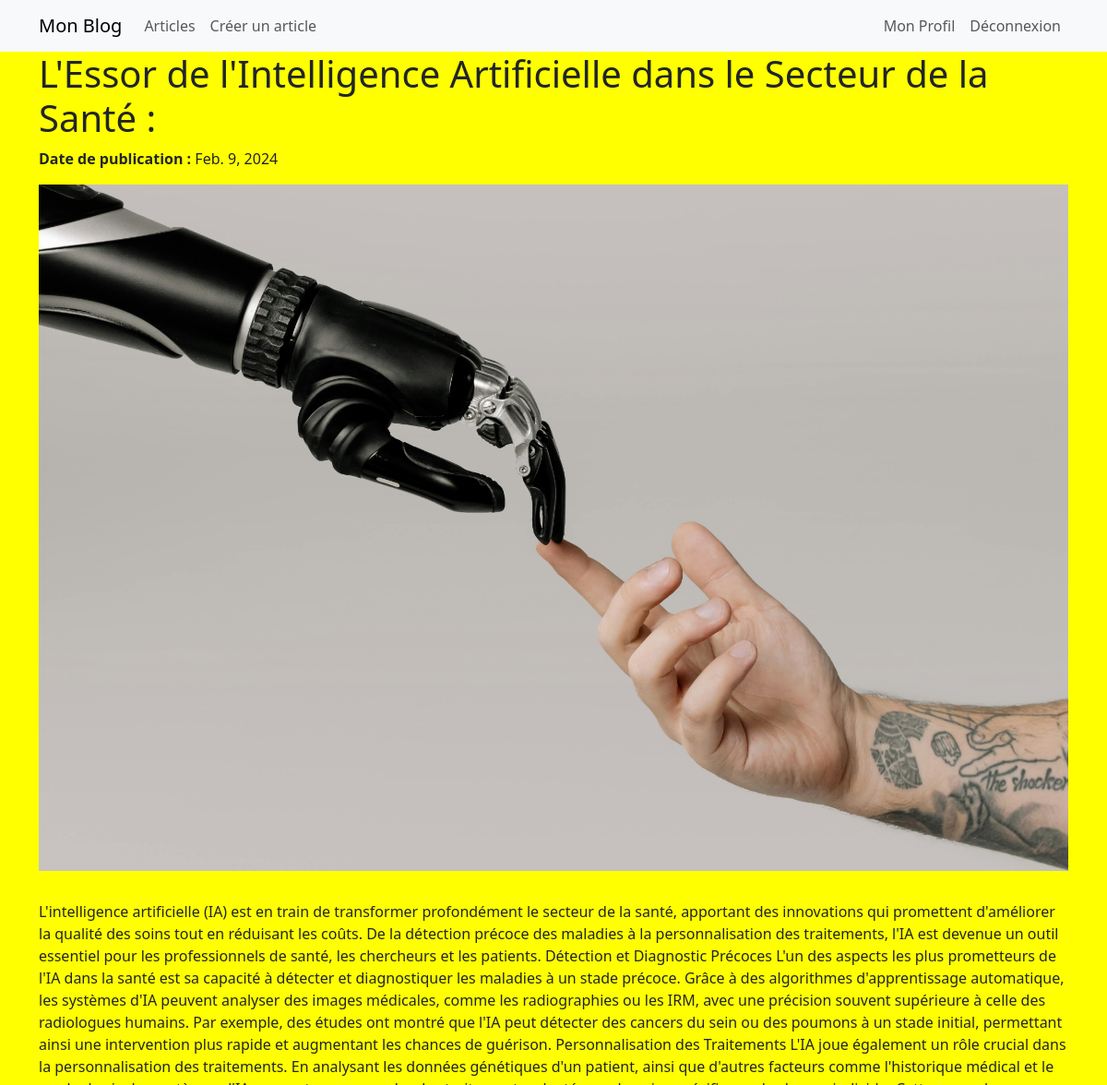
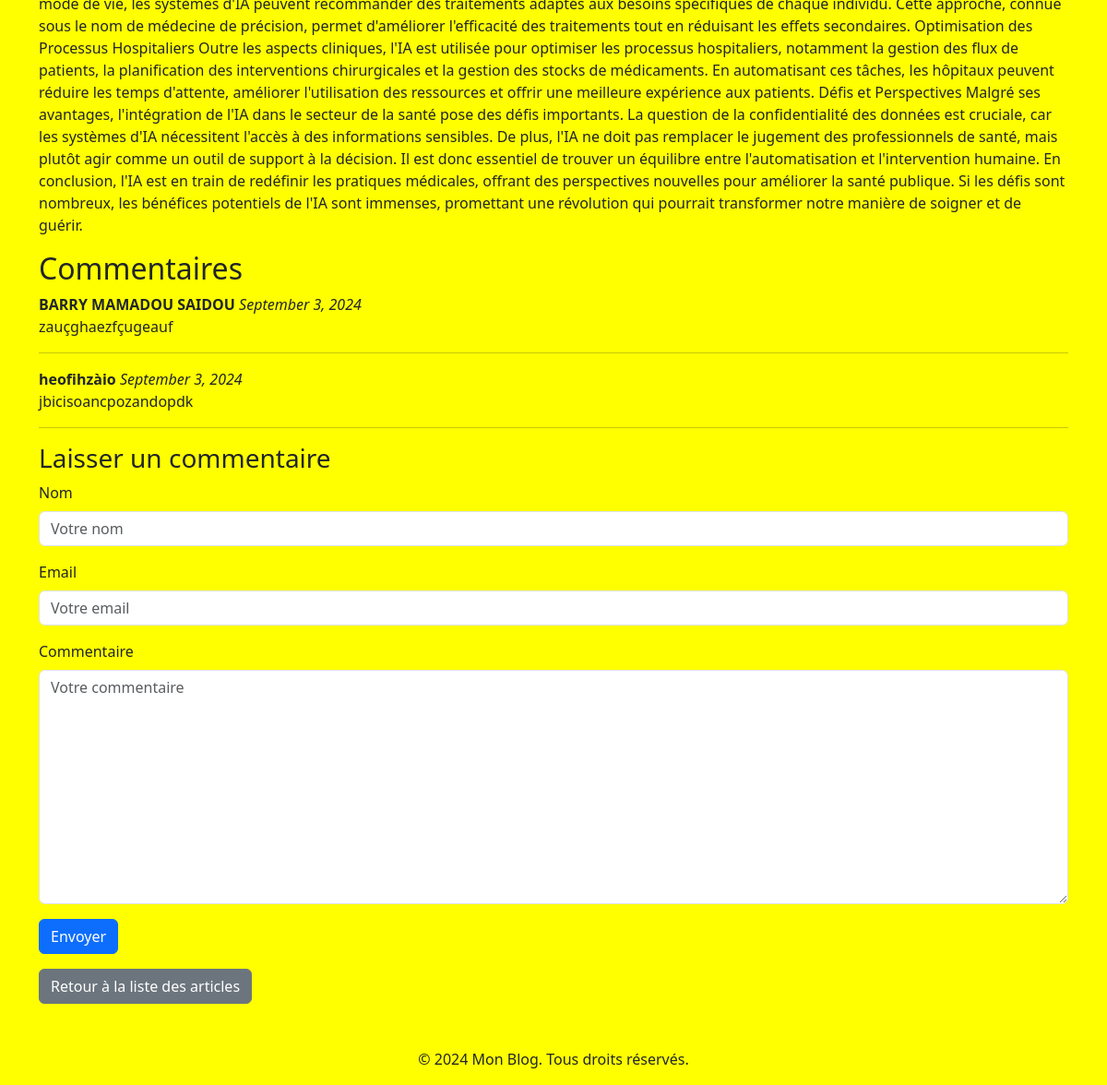
The page /articles/9/ (signed in) on the database its author committed (2 pictures, top to bottom).
### articles/models.py (models this page shows, shortened)
class Article(models.Model):
    title = models.CharField(max_length=225)
    summary = models.CharField(max_length=255, null=True, blank=True)
    content = models.TextField()
    date_pub = models.DateField(null=True, blank=True)  # ou auto_now_add=True
    image = models.ImageField(upload_to='articles_images/', null=True, blank=True)

class Comment(models.Model):
    article = models.ForeignKey(Article, on_delete=models.CASCADE, related_name='comments')  # Clé étrangère reliant chaque commentaire à un article spécifique. Si l'article est supprimé, les commentaires associés le seront aussi.
    name = models.CharField(max_length=80)  # Champ pour le nom de la personne qui laisse le commentaire
    email = models.EmailField()  # Champ pour l'email de la personne qui laisse le commentaire
    body = models.TextField()  # Champ pour le contenu du commentaire
    created_on = models.DateTimeField(default=timezone.now)  # Date et heure de création du commentaire
    active = models.BooleanField(default=True)  # Champ booléen pour activer ou désactiver l'affichage du commentaire
    class Meta:
        ordering = ['-created_on']  # Classe les commentaires par date de création décroissante

### articles/views.py (the view)
# urls.py: path('<int:id>/', article_detail, name='article_detail'),
def article_detail(request, id):
    article = get_object_or_404(Article, id=id)
    comments = article.comments.filter(active=True)  # Récupération des commentaires actifs
    if request.method == 'POST':
        comment_form = CommentForm(data=request.POST)
        if comment_form.is_valid():
            new_comment = comment_form.save(commit=False)
            new_comment.article = article
            new_comment.save()
            return redirect('article_detail', id=article.id)  # Redirection après soumission
    else:
        comment_form = CommentForm()
    return render(request, 'articles/article_detail.html', {
        'article': article,
        'comments': comments,
        'comment_form': comment_form,
    })

### articles/forms.py
class CommentForm(forms.ModelForm):
    class Meta:
        model = Comment
        fields = ['name', 'email', 'body']
        widgets = {
            'name': forms.TextInput(attrs={'class': 'form-control', 'placeholder': 'Votre nom'}),
            'email': forms.EmailInput(attrs={'class': 'form-control', 'placeholder': 'Votre email'}),
            'body': forms.Textarea(attrs={'class': 'form-control', 'placeholder': 'Votre commentaire'}),
        }

### articles/templates/articles/article_detail.html (shortened to what this page needs)
{% extends 'base.html' %}
{% block content %}
    <h1>{{ article.title }}</h1>
    <p><strong>Date de publication :</strong> {{ article.date_pub }}</p>
    {% if article.image %}
        <img src="{{ article.image.url }}" alt="Image de {{ article.title }}" class="img-fluid mb-3">
    {% endif %}
    <div class="mt-3">
        <p>{{ article.content }}</p>
    </div>
    <h2>Commentaires</h2>
    {% for comment in comments %}
        <div class="comment mb-3">
            <strong>{{ comment.name }}</strong> <em>{{ comment.created_on|date:"F j, Y" }}</em>
            <p>{{ comment.body }}</p>
            <hr>
        </div>
    {% empty %}
        <p>Il n'y a pas encore de commentaires.</p>
    {% endfor %}
    <h3>Laisser un commentaire</h3>
    {% if user.is_authenticated %}
        <form method="post">
            <div class="mb-3">
                <label for="id_name" class="form-label">Nom</label>
                {{ comment_form.name }}
            </div>
            <div class="mb-3">
                <label for="id_email" class="form-label">Email</label>
                {{ comment_form.email }}
            </div>
            <div class="mb-3">
                <label for="id_body" class="form-label">Commentaire</label>
                {{ comment_form.body }}
            </div>
            <button type="submit" class="btn btn-primary">Envoyer</button>
        </form>
    {% else %}
        <p>Veuillez <a href="{% url 'login' %}">vous connecter</a> pour commenter cet article.</p>
    {% endif %}
    <a href="{% url 'list_articles' %}" class="btn btn-secondary mt-3">Retour à la liste des articles</a>
{% endblock %}

### articles/templates/static/articles/style.css (style rules this page uses)
body { background-color: yellow; }
:root { --bs-blue: #0056b3; }

### rows shown on the page
Article: title "L'Essor de l'Intelligence Artificielle dans le Secteur de la Santé :", date_pub "Feb. 9, 2024", image (picture), content "L'intelligence artificielle (IA) est en train de transformer profondément le secteur de la santé, apportant des innovations qui promettent d'améliorer la qualité des soins tout en réduisant les coûts. De la détection précoce des maladies à la personnalisation des traitements, l'IA est devenue un outil essentiel pour les professionnels de santé, les chercheurs et les patients. Détection et Diagnostic Précoces L'un des aspects les plus prometteurs de l'IA dans la santé est sa capacité à détecter et diagnostiquer les maladies à un stade précoce. Grâce à des algorithmes d'apprentissage automatique, les systèmes d'IA peuvent analyser des images médicales, comme les radiographies ou les IRM, avec…"
Comment: name "BARRY MAMADOU SAIDOU", created_on "September 3, 2024", body "zauçghaezfçugeauf"
Comment: name "heofihzàio", created_on "September 3, 2024", body "jbicisoancpozandopdk"
